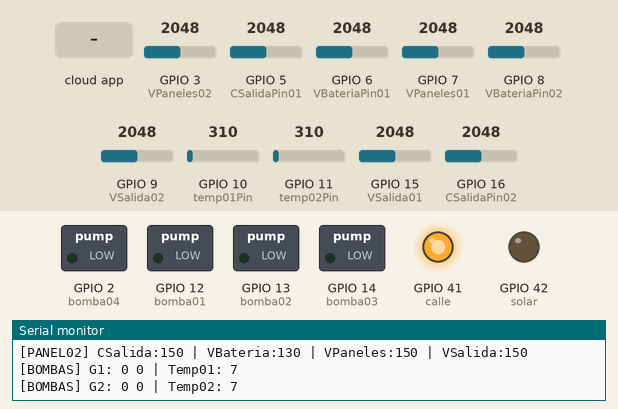
Simulated run of this sketch. Board: ESP32-S3. Parts: switched loads named in the sketch (green lamp = pin HIGH), output pins drawn as LEDs (lit = HIGH), the last lines printed to the serial monitor. The inputs (shaded band) are chosen by the test bench; at power-on: GPIO 3 (VPaneles02) = 2048, GPIO 5 (CSalidaPin01) = 2048, GPIO 6 (VBateriaPin01) = 2048, GPIO 7 (VPaneles01) = 2048, GPIO 8 (VBateriaPin02) = 2048, GPIO 9 (VSalida02) = 2048, GPIO 10 (temp01Pin) = 310, GPIO 11 (temp02Pin) = 310, GPIO 15 (VSalida01) = 2048, GPIO 16 (CSalidaPin02) = 2048. WiFi joins after 1.5 s; servers stay silent unless stated; the local clock reads 2024-03-15 10:24:30 at power-on unless the sketch sets it; the Firebase database answers and starts empty.

Above: at 17.7 s.
17.8 s: the phone or cloud app sets bomba02 to 1
At 20.9 s:
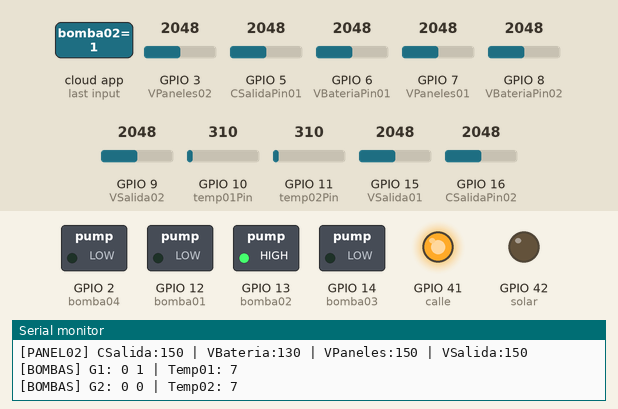
21.9 s: the phone or cloud app sets bomba01 to 1
At 24.3 s:
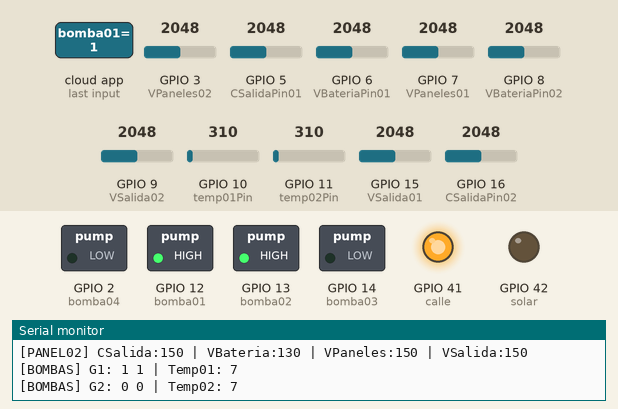
25.3 s: the phone or cloud app sets bomba02 to 0
At 27.8 s:
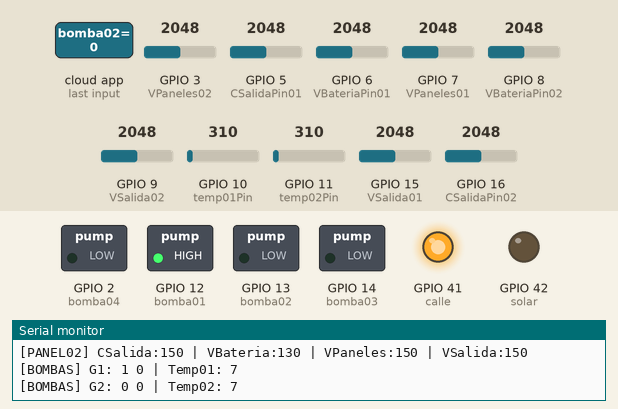
28.6 s: the phone or cloud app sets bomba03 to 1
At 31.4 s:
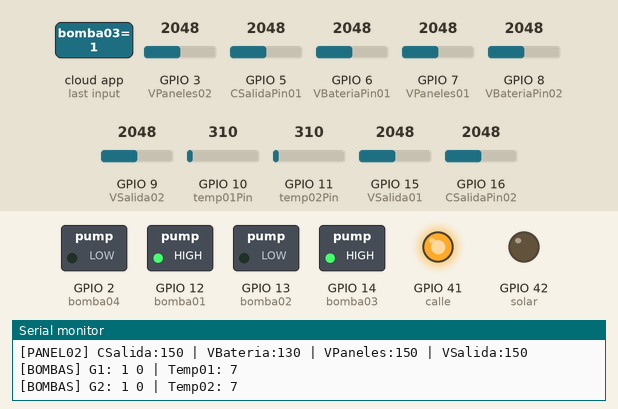
32.0 s: the phone or cloud app sets bomba01 to 0
At 35.1 s:
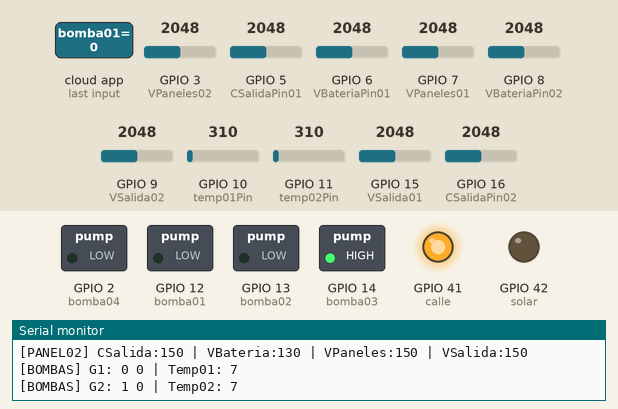
35.4 s: the phone or cloud app sets bomba04 to 1
At 38.6 s:
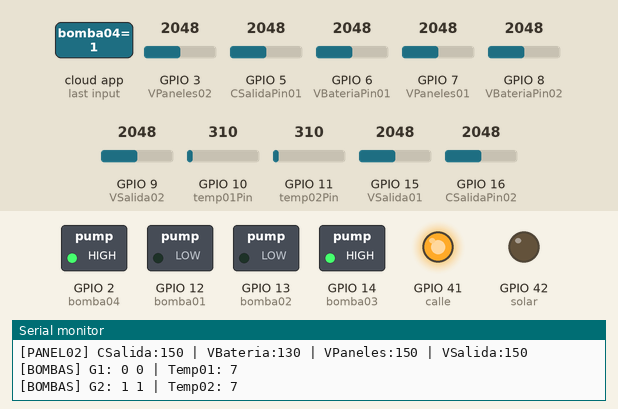
Timing chart, 0 to 39.7 s (numbered marks = the images above; inputs shaded):
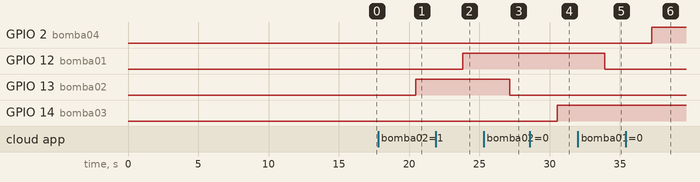

The sketch:

codioEsp32S3.ino
```cpp
#include <WiFi.h>
#include <Firebase_ESP_Client.h>
#include <addons/TokenHelper.h>
#include <addons/RTDBHelper.h>
#include <time.h>

// -------------------- CONFIG WiFi --------------------
const char* WIFI_SSID = "CNT_GPON_PESANTEZ";
const char* WIFI_PASSWORD = "Lampara2016";

// -------------------- CONFIG Firebase --------------------
const char* API_KEY = "AIzaSyD9hEtglkx9Mp3YeGx7cRWvHyu_SWNpWvw";
const char* DATABASE_URL = "https://paneles-edificio-default-rtdb.firebaseio.com";
const char* USER_EMAIL = "pedro@pesantez.com";
const char* USER_PASSWORD = "123456";

// Objetos Firebase
FirebaseData fbdo;
FirebaseAuth auth;
FirebaseConfig config;

// -------------------- PINES --------------------
const int CSalidaPin01 = 5;
const int VBateriaPin01 = 6;
const int VPaneles01   = 7;
const int VSalida01    = 15;

const int CSalidaPin02 = 16;
const int VBateriaPin02 = 8;
const int VPaneles02    = 3;
const int VSalida02     = 9;

const int solar = 42;
const int calle = 41;

// -------------------- PINES BOMBAS Y TEMPERATURA --------------------
const int bomba01 = 12;
const int bomba02 = 13;
const int temp01Pin = 10;

const int bomba03 = 14;
const int bomba04 = 2;
const int temp02Pin = 11;

// -------------------- Variables bombas --------------------
bool estadoBomba01 = false;
bool estadoBomba02 = false;
bool estadoBomba03 = false;
bool estadoBomba04 = false;

// -------------------- Variables temperatura --------------------
int temperatura01 = 0;
int temperatura02 = 0;

// -------------------- Variables globales Panel01 --------------------
int mCSalida01 = 0;
int mVBateria01 = 0;
int mVPaneles01 = 0;
int mVSalida01 = 0;

// -------------------- Variables globales Panel02 --------------------
int mCSalida02 = 0;
int mVBateria02 = 0;
int mVPaneles02 = 0;
int mVSalida02 = 0;

// Variables globales para energía
bool estadoSolar = false;
bool estadoCalle = false;

// Guardar qué bombas estaban activas antes del cambio
bool bombasPrevias[4] = {false, false, false, false};

// ==== NUEVO ====
bool bombasDirty = false;        // marcar cuando haya que subir el estado de bombas
unsigned long lastSyncMs = 0;    // rate-limit para Firebase
const unsigned long SYNC_INTERVAL_MS = 2000;

//Estado de bombas en el ciclo
bool enCambioFuente = false;

//-------------------- Tiempo ----------------------
unsigned long lastMensajeMs = 0;
const unsigned long INTERVALO_MENSAJE_MS = 120000; // 1 hora en ms - 3600000
int contadorMensajes01 = 1;
int contadorMensajes02 = 1;

// -------------------- Helpers --------------------
void actualizarBombas() {
  if (enCambioFuente) return;
  int activas = (estadoBomba01 ? 1:0) + (estadoBomba02 ? 1:0) + (estadoBomba03 ? 1:0) + (estadoBomba04 ? 1:0);

  if (activas > 2) {
    if (estadoBomba03 && activas > 2) { estadoBomba03 = false; activas--; }
    if (estadoBomba04 && activas > 2) { estadoBomba04 = false; activas--; }
    if (estadoBomba02 && activas > 2) { estadoBomba02 = false; activas--; }
    if (estadoBomba01 && activas > 2) { estadoBomba01 = false; activas--; }
  }

  digitalWrite(bomba01, estadoBomba01 ? HIGH : LOW);
  digitalWrite(bomba02, estadoBomba02 ? HIGH : LOW);
  digitalWrite(bomba03, estadoBomba03 ? HIGH : LOW);
  digitalWrite(bomba04, estadoBomba04 ? HIGH : LOW);

  bombasDirty = true; // ==== NUEVO ==== cualquier cambio local marca dirty
}

void cambiarFuenteEnergia(bool usarSolar) {
  enCambioFuente = true;  // BLOQUEAR control de bombas
  // Guardar estado previo de bombas
  bombasPrevias[0] = estadoBomba01;
  bombasPrevias[1] = estadoBomba02;
  bombasPrevias[2] = estadoBomba03;
  bombasPrevias[3] = estadoBomba04;

  // Apagar bombas temporalmente
  estadoBomba01 = false;
  estadoBomba02 = false;
  estadoBomba03 = false;
  estadoBomba04 = false;
  digitalWrite(bomba01, LOW);
  digitalWrite(bomba02, LOW);
  digitalWrite(bomba03, LOW);
  digitalWrite(bomba04, LOW);

  delay(5000); // esperar 5s

  // Cambiar pines según fuente
  if (usarSolar) {
    estadoSolar = true;
    estadoCalle = false;
    digitalWrite(solar, HIGH);
    digitalWrite(calle, LOW);
  } else {
    estadoSolar = false;
    estadoCalle = true;
    digitalWrite(solar, LOW);
    digitalWrite(calle, HIGH);
  }

  delay(10000); // esperar 10s

  // Restaurar bombas previas
  estadoBomba01 = bombasPrevias[0];
  estadoBomba02 = bombasPrevias[1];
  estadoBomba03 = bombasPrevias[2];
  estadoBomba04 = bombasPrevias[3];
  digitalWrite(bomba01, estadoBomba01 ? HIGH : LOW);
  digitalWrite(bomba02, estadoBomba02 ? HIGH : LOW);
  digitalWrite(bomba03, estadoBomba03 ? HIGH : LOW);
  digitalWrite(bomba04, estadoBomba04 ? HIGH : LOW);
  enCambioFuente = false; // DESBLOQUEAR control normal
}

void leerTemperaturas() {
  int valTemp01 = analogRead(temp01Pin);
  int valTemp02 = analogRead(temp02Pin);

  temperatura01 = map(valTemp01, 0, 4095, 0, 100);
  temperatura02 = map(valTemp02, 0, 4095, 0, 100);
}

// ---- Lectura de órdenes remotas de bombas ----
void syncBombasDesdeFirebase() {
  if (!Firebase.ready()) return;

  bool n1 = estadoBomba01, n2 = estadoBomba02, n3 = estadoBomba03, n4 = estadoBomba04;

  if (Firebase.RTDB.getBool(&fbdo, "/bombas/grupo01/bomba01")) n1 = fbdo.boolData();
  if (Firebase.RTDB.getBool(&fbdo, "/bombas/grupo01/bomba02")) n2 = fbdo.boolData();
  if (Firebase.RTDB.getBool(&fbdo, "/bombas/grupo02/bomba03")) n3 = fbdo.boolData();
  if (Firebase.RTDB.getBool(&fbdo, "/bombas/grupo02/bomba04")) n4 = fbdo.boolData();

  // Solo aplicar si hubo cambios
  bool changed = (n1 != estadoBomba01) || (n2 != estadoBomba02) || (n3 != estadoBomba03) || (n4 != estadoBomba04);
  if (changed) {
    estadoBomba01 = n1;
    estadoBomba02 = n2;
    estadoBomba03 = n3;
    estadoBomba04 = n4;
    actualizarBombas(); // esto ajusta a la regla <= 2 activas, actualiza pines y marca dirty
  }
}

// ---- Subidas separadas (paneles, temperaturas, energía, bombas) ----
void pushPaneles() {
  if (!Firebase.ready()) return;

  FirebaseJson json01;
  json01.set("CSalida", mCSalida01);
  json01.set("VBateria", mVBateria01);
  json01.set("VPaneles", mVPaneles01);
  json01.set("VSalida", mVSalida01);
  if (!Firebase.RTDB.setJSON(&fbdo, "/paneles/panel01", &json01))
    Serial.println("Error al subir Panel01: " + fbdo.errorReason());

  FirebaseJson json02;
  json02.set("CSalida", mCSalida02);
  json02.set("VBateria", mVBateria02);
  json02.set("VPaneles", mVPaneles02);
  json02.set("VSalida", mVSalida02);
  if (!Firebase.RTDB.setJSON(&fbdo, "/paneles/panel02", &json02))
    Serial.println("Error al subir Panel02: " + fbdo.errorReason());
}

void pushTemperaturas() {
  if (!Firebase.ready()) return;

  FirebaseJson g1;
  g1.set("temp01", temperatura01);
  if (!Firebase.RTDB.updateNode(&fbdo, "/bombas/grupo01", &g1))
    Serial.println("Error al subir temp01: " + fbdo.errorReason());

  FirebaseJson g2;
  g2.set("temp02", temperatura02);
  if (!Firebase.RTDB.updateNode(&fbdo, "/bombas/grupo02", &g2))
    Serial.println("Error al subir temp02: " + fbdo.errorReason());
}

void pushEnergia() {
  if (!Firebase.ready()) return;

  FirebaseJson jsonEnergia;
  jsonEnergia.set("solar", estadoSolar);
  jsonEnergia.set("calle", estadoCalle);
  if (!Firebase.RTDB.updateNode(&fbdo, "/bombas/energia", &jsonEnergia))
    Serial.println("Error al subir energia: " + fbdo.errorReason());
}

void pushMensajePaneles() {
  if (!Firebase.ready()) return;

  // Obtener hora actual
  struct tm timeinfo;
  if (!getLocalTime(&timeinfo)) {
    Serial.println("Error al obtener hora");
    return;
  }

  char fecha[12];
  char hora[10];
  strftime(fecha, sizeof(fecha), "%d/%m/%y", &timeinfo);
  strftime(hora, sizeof(hora), "%H:%M", &timeinfo);

  // -------- Panel01 --------
  String ruta01 = "/datos/panel01/mensaje" + String(contadorMensajes01);
  FirebaseJson msg01;
  msg01.set("CSalida", mCSalida01);
  msg01.set("VSalida", mVSalida01);
  msg01.set("dia", fecha);
  msg01.set("hora", hora);
  if (Firebase.RTDB.setJSON(&fbdo, ruta01.c_str(), &msg01)) {
    Serial.println("Mensaje Panel01 enviado: " + ruta01);
    contadorMensajes01++;
  } else {
    Serial.println("Error Panel01: " + fbdo.errorReason());
  }

  // -------- Panel02 --------
  String ruta02 = "/datos/panel02/mensaje" + String(contadorMensajes02);
  FirebaseJson msg02;
  msg02.set("CSalida", mCSalida02);
  msg02.set("VSalida", mVSalida02);
  msg02.set("dia", fecha);
  msg02.set("hora", hora);
  if (Firebase.RTDB.setJSON(&fbdo, ruta02.c_str(), &msg02)) {
    Serial.println("Mensaje Panel02 enviado: " + ruta02);
    contadorMensajes02++;
  } else {
    Serial.println("Error Panel02: " + fbdo.errorReason());
  }
}


// -------------------- WiFi --------------------
void setup_WIFI() {
  WiFi.begin(WIFI_SSID, WIFI_PASSWORD);
  Serial.print("Conectando a Wi-Fi");
  while (WiFi.status() != WL_CONNECTED) {
    Serial.print(".");
    delay(300);
  }
  Serial.println();
  Serial.print("Conectado con IP: ");
  Serial.println(WiFi.localIP());

  configTime(-5 * 3600, 0, "pool.ntp.org");  // UTC-5 Ecuador
  struct tm timeinfo;
  if (!getLocalTime(&timeinfo)) {
    Serial.println("Error al obtener hora NTP");
  } else {
    Serial.println(&timeinfo, "Hora sincronizada: %d/%m/%Y %H:%M:%S");
  }
}

// -------------------- Firebase --------------------
void setupFirebase() {
  config.api_key = API_KEY;
  auth.user.email = USER_EMAIL;
  auth.user.password = USER_PASSWORD;
  config.database_url = DATABASE_URL;
  config.token_status_callback = tokenStatusCallback;
  Firebase.reconnectNetwork(true);
  Firebase.begin(&config, &auth);
  Firebase.setDoubleDigits(5);
  config.timeout.serverResponse = 10 * 1000;
  Serial.printf("Firebase Client v%s\n\n", FIREBASE_CLIENT_VERSION);
}

void enviarAFirebase(void *parameter) {
  for (;;) {
    if (Firebase.ready()) {
      // Leer bombas desde Firebase (solo lectura)
      syncBombasDesdeFirebase();

      // Subir datos de paneles, temperaturas y energía
      pushPaneles();
      pushTemperaturas();
      pushEnergia();

      // Tiempo
      if (millis() - lastMensajeMs >= INTERVALO_MENSAJE_MS) {
        pushMensajePaneles();
        lastMensajeMs = millis();
      }
    }
    vTaskDelay(2000 / portTICK_PERIOD_MS); // esperar 2s
  }
}

// -------------------- SETUP --------------------
void setup() {
  pinMode(bomba01, OUTPUT);
  pinMode(bomba02, OUTPUT);
  pinMode(bomba03, OUTPUT);
  pinMode(bomba04, OUTPUT);

  pinMode(solar, OUTPUT);
  pinMode(calle, OUTPUT);

  Serial.begin(115200);

  setup_WIFI();
  setupFirebase();

  // Lectura inicial para decidir fuente de energía
  int valVBat2 = analogRead(VBateriaPin02);
  mVBateria02 = map(valVBat2, 0, 4095, 0, 260);

  if (mVBateria02 <= 210) {
    cambiarFuenteEnergia(false); // iniciar con calle
  } else if (mVBateria02 >= 230) {
    cambiarFuenteEnergia(true);  // iniciar con solar
  }

  xTaskCreatePinnedToCore(
    enviarAFirebase,    // función de la tarea
    "FirebaseTask",     // nombre de la tarea
    8192,               // stack en bytes
    NULL,               // parámetro
    1,                  // prioridad
    NULL,               // handle
    1                   // core
  );
}

// -------------------- LOOP --------------------
void loop() {
  // -------- Lecturas Panel01 --------
  int valCSalida01 = analogRead(CSalidaPin01);
  int valVBateria01 = analogRead(VBateriaPin01);
  int valVPaneles01 = analogRead(VPaneles01);
  int valVSalida01 = analogRead(VSalida01);

  mCSalida01 = map(valCSalida01, 0, 4095, 0, 300);
  mVBateria01 = map(valVBateria01, 0, 4095, 0, 260);
  mVPaneles01 = map(valVPaneles01, 0, 4095, 0, 300);
  mVSalida01 = map(valVSalida01, 0, 4095, 0, 300);

  // -------- Lecturas Panel02 --------
  int valCSalida02 = analogRead(CSalidaPin02);
  int valVBateria02 = analogRead(VBateriaPin02);
  int valVPaneles02 = analogRead(VPaneles02);
  int valVSalida02 = analogRead(VSalida02);

  mCSalida02 = map(valCSalida02, 0, 4095, 0, 300);
  mVBateria02 = map(valVBateria02, 0, 4095, 0, 260);
  mVPaneles02 = map(valVPaneles02, 0, 4095, 0, 300);
  mVSalida02 = map(valVSalida02, 0, 4095, 0, 300);

  // -------- Lógica de cambio de fuente --------
  if (mVBateria02 <= 210 && estadoSolar) {
    cambiarFuenteEnergia(false); // pasar a calle
  } else if (mVBateria02 >= 230 && estadoCalle) {
    cambiarFuenteEnergia(true);  // pasar a solar
  }

  // Bombas y temperatura locales
  actualizarBombas();  // regla de máximo 2 activas
  leerTemperaturas();

  // -------- Serial debug --------
  Serial.printf("[PANEL01] CSalida:%d | VBateria:%d | VPaneles:%d | VSalida:%d\n",
                mCSalida01, mVBateria01, mVPaneles01, mVSalida01);

  Serial.printf("[PANEL02] CSalida:%d | VBateria:%d | VPaneles:%d | VSalida:%d\n",
                mCSalida02, mVBateria02, mVPaneles02, mVSalida02);

  Serial.printf("[BOMBAS] G1: %d %d | Temp01: %d\n", estadoBomba01, estadoBomba02, temperatura01);
  Serial.printf("[BOMBAS] G2: %d %d | Temp02: %d\n", estadoBomba03, estadoBomba04, temperatura02);

  delay(200);  // lectura rápida local
}
```

Measured:
- after the input at 17.8 s, GPIO 13 (bomba02): LOW → HIGH after 2.7 s
- after the input at 21.9 s, GPIO 12 (bomba01): LOW → HIGH after 1.9 s
- after the input at 25.3 s, GPIO 13 (bomba02): HIGH → LOW after 1.9 s
- after the input at 28.6 s, GPIO 14 (bomba03): LOW → HIGH after 1.9 s
- after the input at 32.0 s, GPIO 12 (bomba01): HIGH → LOW after 1.9 s
- after the input at 35.4 s, GPIO 2 (bomba04): LOW → HIGH after 1.9 s
